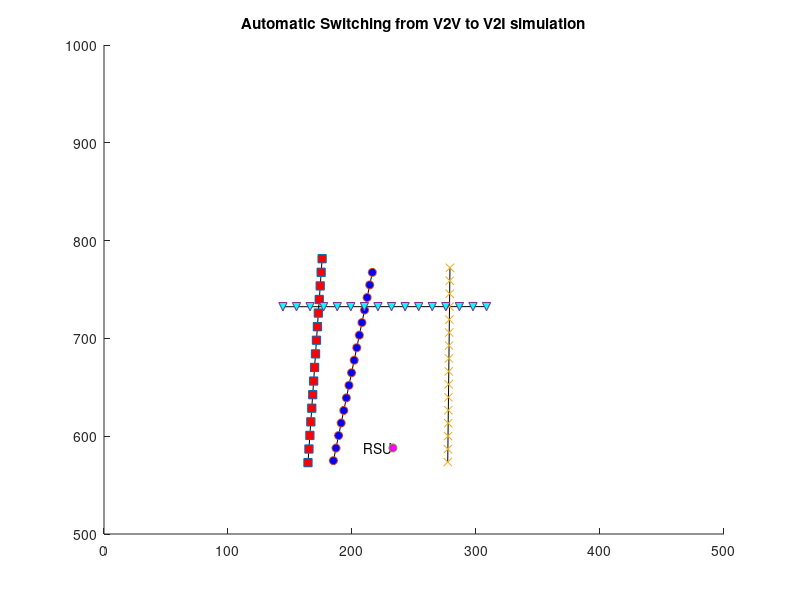

Reproduce this figure in MATLAB. (Note: this script raises an error after producing the figure.)
axis([0 500 500 1000]); %axis co-ordinates for plot

x1 = [164.5 175.9];
y1 = [573 781.5];
%[x1,y1] = ginput(2); %Vehicle 1 input from user
line(x1,y1,'color','black');      % draw the line (Road 1)
hold on ;

x2 = [185 216.4];
y2 = [575 767.5];
%[x2,y2] = ginput(2);              % Vehicle 2 input from user
line(x2,y2,'color','black');     % draw the line (Road 2)
hold on;

x3 = [277.2 279];
y3 = [573.6 772.2];
%[x3,y3] = ginput(2);              % Vehicle 3 input from user
line(x3,y3,'color','black');      % draw the line (Road 3)
hold on;

x4 = [308.5 144.3];
y4 = [732.5 732.4];
%[x4,y4] = ginput(2);              % Vehicle 4 (Emergency) input from user
line(x4,y4,'color','black');     % draw the line (Road 4)
hold on;

xcord1 = 233;
ycord1 = 588;
%[xcord1,ycord1]=ginput(1);        % Select a point for RSU 1
text(xcord1,ycord1,'RSU','HorizontalAlignment','right');

rnd_speed1=randi([10,20],1,1);
dist_first_line=sqrt((x1(2)-x1(1))^2+(y1(2)-y1(1))^2);     % Distance between 2 points is calculated
speed_new1=round(dist_first_line/rnd_speed1);               % This is the new speed for 1st vehicle
dist_second_line=sqrt((x2(2)-x2(1))^2+(y2(2)-y2(1))^2);     % Distance between 2 points is calculated
%speed_new2=round(dist_second_line/rnd_speed1);               %V2 speed
dist_third_line = sqrt((x3(2)-x3(1))^2+(y3(2)-y3(1))^2);
%speed_new3=round(dist_third_line/rnd_speed1);               %V3 speed
dist_fourth_line = sqrt((x4(2)-x4(1))^2+(y4(2)-y4(1))^2);
%speed_new4=round(dist_fourth_line/rnd_speed1);             %V4 speed (Emergency)

point1=linspace(x1(1),x1(2),speed_new1);  % Random speed is given by taking new speed number of points in a linspace
point2=linspace(y1(1),y1(2),speed_new1);
point3=linspace(x2(1),x2(2),speed_new1);
point4=linspace(y2(1),y2(2),speed_new1);
point5=linspace(x3(1),x3(2),speed_new1);  % Random speed is given by taking new speed number of points in a linspace
point6=linspace(y3(1),y3(2),speed_new1);
point7=linspace(x4(1),x4(2),speed_new1);
point8=linspace(y4(1),y4(2),speed_new1);

first_vehicle=plot(point1,point2,'s','MarkerFaceColor','red');   % Plot first vehicle on road 1
second_vehicle=plot(point3,point4,'o','MarkerFaceColor','blue'); % Plot second vehicle on road 2
third_vehicle=plot(point5,point6,'x','MarkerFaceColor','yellow');   % Plot first vehicle on road 1
fourth_vehicle=plot(point7,point8,'v','MarkerFaceColor','cyan'); % Plot second vehicle on road 2
plot(xcord1,ycord1,'o','MarkerFaceColor','magenta'); % RSU 1 plotted on the figure window
title('Automatic Switching from V2V to V2I simulation');                            % Title is given to the figure

flag_amb = 0;
count_dialog = 0;

for k = 1:speed_new1                   % for all the values in linspace
    
    if flag_amb == 0
        first_vehicle.XData = point1(k);  %first vehicle's x co-ordinate
        first_vehicle.YData = point2(k);  %first vehicle's y co-ordinate
        second_vehicle.XData = point3(k); %second vehicle's x co-ordinate
        second_vehicle.YData = point4(k); %second vehicle's y co-ordinate
        third_vehicle.XData = point5(k);  %first vehicle's x co-ordinate
        third_vehicle.YData = point6(k);  %first vehicle's y co-ordinate
        fourth_vehicle.XData = point7(k); %second vehicle's x co-ordinate
        fourth_vehicle.YData = point8(k); %second vehicle's y co-ordinate
        plot(point1(k),point2(k),point3(k),point4(k),point5(k),point6(k),point7(k),point8(k));
        
        vehicle_dist12=[point1(k),point2(k);point3(k),point4(k)]; % Dist V12
        vehicle_dist13=[point1(k),point2(k);point5(k),point6(k)]; % Dist V13
        vehicle_dist14=[point1(k),point2(k);point7(k),point8(k)]; % Dist V14
        vehicle_dist23=[point3(k),point4(k);point5(k),point6(k)]; % Dist V23
        vehicle_dist24=[point3(k),point4(k);point7(k),point8(k)]; % Dist V24
        vehicle_dist34=[point5(k),point6(k);point7(k),point8(k)]; % Dist V23
        distance12 = pdist(vehicle_dist12,'euclidean');
        distance13 = pdist(vehicle_dist13,'euclidean');
        distance14 = pdist(vehicle_dist14,'euclidean');
        distance23 = pdist(vehicle_dist23,'euclidean');
        distance24 = pdist(vehicle_dist24,'euclidean');
        distance34 = pdist(vehicle_dist34,'euclidean');
        
        vehicle_RSU_dist1R=[point1(k),point2(k);xcord1,ycord1]; % Dist V1R
        vehicle_RSU_dist2R=[point3(k),point4(k);xcord1,ycord1]; % Dist V2R
        vehicle_RSU_dist3R=[point5(k),point6(k);xcord1,ycord1]; % Dist V3R
        vehicle_RSU_dist4R=[point7(k),point8(k);xcord1,ycord1]; % Dist V4R
        distance1R = pdist(vehicle_RSU_dist1R,'euclidean');
        distance2R = pdist(vehicle_RSU_dist2R,'euclidean');
        distance3R = pdist(vehicle_RSU_dist3R,'euclidean');
        distance4R = pdist(vehicle_RSU_dist4R,'euclidean');
        
        
        if distance12<=100                % If the distance is within 200 m
            line1=plot([point1(k),point3(k)],[point2(k),point4(k)],'--','color','green');  % Show connectivity between two vehicles
            pause(1);                  % Delay of 0.45
            set(line1,'Visible','off');     % Visibility property of line is set to 'off'
        end
        
        if distance13<=100                % If the distance is within 200 m
            line1=plot([point1(k),point5(k)],[point2(k),point6(k)],'--','color','green');  % Show connectivity between two vehicles
            pause(1);                  % Delay of 0.45
            set(line1,'Visible','off');     % Visibility property of line is set to 'off'
        end
        
        if distance14<=100                % If the distance is within 200 m
            line1=plot([point1(k),point7(k)],[point2(k),point8(k)],'--','color','green');  % Show connectivity between two vehicles
            pause(1);                  % Delay of 0.45
            set(line1,'Visible','off');     % Visibility property of line is set to 'off'
        end
        
        if distance23<=100                % If the distance is within 200 m
            line1=plot([point3(k),point5(k)],[point4(k),point6(k)],'--','color','green');  % Show connectivity between two vehicles
            pause(1);                  % Delay of 0.45
            set(line1,'Visible','off');     % Visibility property of line is set to 'off'
            %             txt = text(300,900,'V2V communication');
            %             delete(txt);
        end
        
        if distance24<=100                % If the distance is within 200 m
            line1=plot([point3(k),point7(k)],[point4(k),point8(k)],'--','color','green');  % Show connectivity between two vehicles
            pause(1);                  % Delay of 0.45
            %delete(txt);    % Visibility property of line is set to 'off'
        end
        
        if distance34<=100                % If the distance is within 200 m
            line1=plot([point5(k),point7(k)],[point6(k),point8(k)],'--','color','green');  % Show connectivity between two vehicles
            pause(1);                  % Delay of 0.45
            set(line1,'Visible','off');     % Visibility property of line is set to 'off'
        end
        
        text(140,600,'V2V','HorizontalAlignment','right','color','green');
    else
        fourth_vehicle.XData = point7(k); %second vehicle's x co-ordinate
        fourth_vehicle.YData = point8(k); %second vehicle's y co-ordinate
        plot(point7(k),point8(k));
        pause(0.5);
    end
    
    
    
    if distance34 <=100 && distance14 > 100 && distance24 > 100
        flag_amb = 1;
        if count_dialog < 1
            txt = {'Ambulance found in V2V','Switching to V2I to inform RSU'};
            text(300,900,txt)
            %if distance3R<=150                % If the distance is within 200 m
            %line1=plot([point5(k),xcord1],[point6(k),ycord1],'--','color','red');  % Show connectivity between V3 and RSU
            plot([point5(k),xcord1],[point6(k),ycord1],'--','color','red');
            text(350,650,'V2R','HorizontalAlignment','right','color','red');
            pause(2);                  % Delay of 0.45
            
            f = msgbox('Message transmitted to RSU');
            pause(3)
            %pause(0.8)
            f = msgbox('RSU now informs V1, V2 using V2I to stop and give way to ambulance');
            pause(3)
            line1=plot([point1(k),xcord1],[point2(k),ycord1],'--','color','red');  % Show connectivity between two vehicles
            pause(0.3);                  % Delay of 0.45
            %set(line1,'Visible','off');
            line1=plot([point3(k),xcord1],[point4(k),ycord1],'--','color','red');  % Show connectivity between two vehicles
            pause(0.3);
            txt = {'Communication shifted to V2R'};
            pause(4);
            text(300,850,txt,'color','red')
            count_dialog = count_dialog + 1;
            text(300,820,'Only Ambulance moves now','color','red')
        end
    end
    
end




